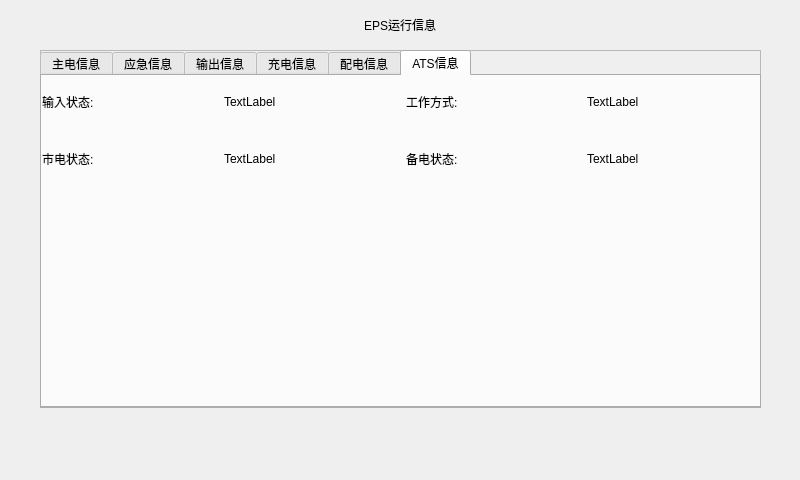
<?xml version="1.0" encoding="UTF-8"?>
<ui version="4.0">
 <class>Eps_Run_Information</class>
 <widget class="QWidget" name="Eps_Run_Information">
  <property name="geometry">
   <rect>
    <x>0</x>
    <y>0</y>
    <width>800</width>
    <height>480</height>
   </rect>
  </property>
  <property name="windowTitle">
   <string>Form</string>
  </property>
  <widget class="QWidget" name="widget" native="true">
   <property name="geometry">
    <rect>
     <x>0</x>
     <y>0</y>
     <width>800</width>
     <height>480</height>
    </rect>
   </property>
   <widget class="QLabel" name="label">
    <property name="geometry">
     <rect>
      <x>275</x>
      <y>0</y>
      <width>250</width>
      <height>50</height>
     </rect>
    </property>
    <property name="text">
     <string>EPS运行信息</string>
    </property>
    <property name="alignment">
     <set>Qt::AlignCenter</set>
    </property>
   </widget>
   <widget class="QFrame" name="frame">
    <property name="geometry">
     <rect>
      <x>40</x>
      <y>50</y>
      <width>721</width>
      <height>358</height>
     </rect>
    </property>
    <property name="frameShape">
     <enum>QFrame::StyledPanel</enum>
    </property>
    <property name="frameShadow">
     <enum>QFrame::Raised</enum>
    </property>
    <widget class="QTabWidget" name="tabWidget_1">
     <property name="geometry">
      <rect>
       <x>0</x>
       <y>0</y>
       <width>721</width>
       <height>358</height>
      </rect>
     </property>
     <property name="currentIndex">
      <number>5</number>
     </property>
     <widget class="QWidget" name="tab">
      <attribute name="title">
       <string>主电信息</string>
      </attribute>
      <widget class="QWidget" name="widget_2" native="true">
       <property name="geometry">
        <rect>
         <x>0</x>
         <y>0</y>
         <width>721</width>
         <height>301</height>
        </rect>
       </property>
       <layout class="QGridLayout" name="gridLayout_5">
        <item row="0" column="1">
         <widget class="QLabel" name="label_2">
          <property name="text">
           <string>A 相</string>
          </property>
          <property name="alignment">
           <set>Qt::AlignCenter</set>
          </property>
         </widget>
        </item>
        <item row="0" column="2">
         <widget class="QLabel" name="label_3">
          <property name="text">
           <string>B 相</string>
          </property>
          <property name="alignment">
           <set>Qt::AlignCenter</set>
          </property>
         </widget>
        </item>
        <item row="0" column="3">
         <widget class="QLabel" name="label_4">
          <property name="text">
           <string>C 相</string>
          </property>
          <property name="alignment">
           <set>Qt::AlignCenter</set>
          </property>
         </widget>
        </item>
        <item row="1" column="0">
         <widget class="QLabel" name="label_20">
          <property name="text">
           <string>主电电压(V):</string>
          </property>
         </widget>
        </item>
        <item row="1" column="1">
         <widget class="QLabel" name="Main_Electric_Voltage_A">
          <property name="text">
           <string>A 相</string>
          </property>
          <property name="alignment">
           <set>Qt::AlignCenter</set>
          </property>
         </widget>
        </item>
        <item row="1" column="2">
         <widget class="QLabel" name="Main_Electric_Voltage_B">
          <property name="text">
           <string>B 相</string>
          </property>
          <property name="alignment">
           <set>Qt::AlignCenter</set>
          </property>
         </widget>
        </item>
        <item row="1" column="3">
         <widget class="QLabel" name="Main_Electric_Voltage_C">
          <property name="text">
           <string>C 相</string>
          </property>
          <property name="alignment">
           <set>Qt::AlignCenter</set>
          </property>
         </widget>
        </item>
        <item row="2" column="0">
         <widget class="QLabel" name="label_21">
          <property name="text">
           <string>主电频率(Hz):</string>
          </property>
         </widget>
        </item>
        <item row="2" column="1">
         <widget class="QLabel" name="Main_Electric_Frequency_A">
          <property name="text">
           <string>A 相</string>
          </property>
          <property name="alignment">
           <set>Qt::AlignCenter</set>
          </property>
         </widget>
        </item>
        <item row="2" column="2">
         <widget class="QLabel" name="Main_Electric_Frequency_B">
          <property name="text">
           <string>B 相</string>
          </property>
          <property name="alignment">
           <set>Qt::AlignCenter</set>
          </property>
         </widget>
        </item>
        <item row="2" column="3">
         <widget class="QLabel" name="Main_Electric_Frequency_C">
          <property name="text">
           <string>C 相</string>
          </property>
          <property name="alignment">
           <set>Qt::AlignCenter</set>
          </property>
         </widget>
        </item>
       </layout>
      </widget>
     </widget>
     <widget class="QWidget" name="tab_5">
      <attribute name="title">
       <string>应急信息</string>
      </attribute>
      <layout class="QGridLayout" name="gridLayout_3">
       <item row="2" column="3">
        <widget class="QLabel" name="Inv_Frequency_C">
         <property name="text">
          <string>C 相</string>
         </property>
        </widget>
       </item>
       <item row="0" column="3">
        <widget class="QLabel" name="label_50">
         <property name="text">
          <string>C 相</string>
         </property>
        </widget>
       </item>
       <item row="2" column="2">
        <widget class="QLabel" name="Inv_Frequency_B">
         <property name="text">
          <string>B相</string>
         </property>
        </widget>
       </item>
       <item row="1" column="2">
        <widget class="QLabel" name="Emer_Vol__B">
         <property name="text">
          <string>B相</string>
         </property>
        </widget>
       </item>
       <item row="1" column="3">
        <widget class="QLabel" name="Emer_Vol__C">
         <property name="text">
          <string>C 相</string>
         </property>
        </widget>
       </item>
       <item row="1" column="0">
        <widget class="QLabel" name="label_5">
         <property name="text">
          <string>应急电压(V):</string>
         </property>
        </widget>
       </item>
       <item row="2" column="0">
        <widget class="QLabel" name="label_7">
         <property name="text">
          <string>应急频率(Hz):</string>
         </property>
        </widget>
       </item>
       <item row="0" column="1">
        <widget class="QLabel" name="label_48">
         <property name="text">
          <string>A 相</string>
         </property>
        </widget>
       </item>
       <item row="2" column="1">
        <widget class="QLabel" name="Inv_Frequency_A">
         <property name="text">
          <string>A 相</string>
         </property>
        </widget>
       </item>
       <item row="0" column="2">
        <widget class="QLabel" name="label_49">
         <property name="text">
          <string>B相</string>
         </property>
        </widget>
       </item>
       <item row="1" column="1">
        <widget class="QLabel" name="Emer_Vol__A">
         <property name="text">
          <string>A 相</string>
         </property>
        </widget>
       </item>
      </layout>
     </widget>
     <widget class="QWidget" name="tab_6">
      <attribute name="title">
       <string>输出信息</string>
      </attribute>
      <widget class="QWidget" name="widget_4" native="true">
       <property name="geometry">
        <rect>
         <x>0</x>
         <y>0</y>
         <width>721</width>
         <height>301</height>
        </rect>
       </property>
       <layout class="QGridLayout" name="gridLayout_2">
        <item row="0" column="1">
         <widget class="QLabel" name="Output_Voltage_A_2">
          <property name="text">
           <string>A 相</string>
          </property>
          <property name="alignment">
           <set>Qt::AlignCenter</set>
          </property>
         </widget>
        </item>
        <item row="0" column="2">
         <widget class="QLabel" name="Output_Voltage_B_2">
          <property name="text">
           <string>B 相</string>
          </property>
          <property name="alignment">
           <set>Qt::AlignCenter</set>
          </property>
         </widget>
        </item>
        <item row="0" column="3">
         <widget class="QLabel" name="Output_Voltage_C_2">
          <property name="text">
           <string>C 相</string>
          </property>
          <property name="alignment">
           <set>Qt::AlignCenter</set>
          </property>
         </widget>
        </item>
        <item row="1" column="0">
         <widget class="QLabel" name="label_23">
          <property name="text">
           <string>输出电压(V):</string>
          </property>
         </widget>
        </item>
        <item row="1" column="1">
         <widget class="QLabel" name="Output_Voltage_A">
          <property name="text">
           <string>A 相</string>
          </property>
          <property name="alignment">
           <set>Qt::AlignCenter</set>
          </property>
         </widget>
        </item>
        <item row="1" column="2">
         <widget class="QLabel" name="Output_Voltage_B">
          <property name="text">
           <string>B 相</string>
          </property>
          <property name="alignment">
           <set>Qt::AlignCenter</set>
          </property>
         </widget>
        </item>
        <item row="1" column="3">
         <widget class="QLabel" name="Output_Voltage_C">
          <property name="text">
           <string>C 相</string>
          </property>
          <property name="alignment">
           <set>Qt::AlignCenter</set>
          </property>
         </widget>
        </item>
        <item row="2" column="0">
         <widget class="QLabel" name="label_24">
          <property name="text">
           <string>输出频率(Hz):</string>
          </property>
         </widget>
        </item>
        <item row="2" column="1">
         <widget class="QLabel" name="Output_Frecquency_A">
          <property name="text">
           <string>A 相</string>
          </property>
          <property name="alignment">
           <set>Qt::AlignCenter</set>
          </property>
         </widget>
        </item>
        <item row="2" column="2">
         <widget class="QLabel" name="Output_Frecquency_B">
          <property name="text">
           <string>B 相</string>
          </property>
          <property name="alignment">
           <set>Qt::AlignCenter</set>
          </property>
         </widget>
        </item>
        <item row="2" column="3">
         <widget class="QLabel" name="Output_Frecquency_C">
          <property name="text">
           <string>C 相</string>
          </property>
          <property name="alignment">
           <set>Qt::AlignCenter</set>
          </property>
         </widget>
        </item>
        <item row="3" column="0">
         <widget class="QLabel" name="label_27">
          <property name="text">
           <string>输出电流(A):</string>
          </property>
         </widget>
        </item>
        <item row="3" column="1">
         <widget class="QLabel" name="Output_Current_A">
          <property name="text">
           <string>A 相</string>
          </property>
          <property name="alignment">
           <set>Qt::AlignCenter</set>
          </property>
         </widget>
        </item>
        <item row="3" column="2">
         <widget class="QLabel" name="Output_Current_B">
          <property name="text">
           <string>B 相</string>
          </property>
          <property name="alignment">
           <set>Qt::AlignCenter</set>
          </property>
         </widget>
        </item>
        <item row="3" column="3">
         <widget class="QLabel" name="Output_Current_C">
          <property name="text">
           <string>C 相</string>
          </property>
          <property name="alignment">
           <set>Qt::AlignCenter</set>
          </property>
         </widget>
        </item>
        <item row="4" column="0">
         <widget class="QLabel" name="label_31">
          <property name="text">
           <string>负载百分比(%):</string>
          </property>
         </widget>
        </item>
        <item row="4" column="1">
         <widget class="QLabel" name="Output_Load_Pre_A">
          <property name="text">
           <string>A 相</string>
          </property>
          <property name="alignment">
           <set>Qt::AlignCenter</set>
          </property>
         </widget>
        </item>
        <item row="4" column="2">
         <widget class="QLabel" name="Output_Load_Pre_B">
          <property name="text">
           <string>B 相</string>
          </property>
          <property name="alignment">
           <set>Qt::AlignCenter</set>
          </property>
         </widget>
        </item>
        <item row="4" column="3">
         <widget class="QLabel" name="Output_Load_Pre_C">
          <property name="text">
           <string>C 相</string>
          </property>
          <property name="alignment">
           <set>Qt::AlignCenter</set>
          </property>
         </widget>
        </item>
       </layout>
      </widget>
     </widget>
     <widget class="QWidget" name="tab_2">
      <attribute name="title">
       <string>充电信息</string>
      </attribute>
      <widget class="QWidget" name="widget_3" native="true">
       <property name="geometry">
        <rect>
         <x>0</x>
         <y>0</y>
         <width>721</width>
         <height>281</height>
        </rect>
       </property>
       <layout class="QGridLayout" name="gridLayout_4">
        <item row="3" column="2">
         <widget class="QLabel" name="label_140">
          <property name="text">
           <string>电池温度(℃)：</string>
          </property>
         </widget>
        </item>
        <item row="0" column="2">
         <widget class="QLabel" name="label_37">
          <property name="text">
           <string>电流(A)：</string>
          </property>
         </widget>
        </item>
        <item row="0" column="3">
         <widget class="QLabel" name="Charging_Current">
          <property name="text">
           <string>TextLabel</string>
          </property>
         </widget>
        </item>
        <item row="0" column="0">
         <widget class="QLabel" name="label_34">
          <property name="text">
           <string>电池电压(V)：</string>
          </property>
         </widget>
        </item>
        <item row="0" column="1">
         <widget class="QLabel" name="Battery_Voltage">
          <property name="text">
           <string>TextLabel</string>
          </property>
         </widget>
        </item>
        <item row="3" column="1">
         <widget class="QLabel" name="Battery_Temp_Compen_Coefficient">
          <property name="text">
           <string>TextLabel</string>
          </property>
         </widget>
        </item>
        <item row="3" column="0">
         <widget class="QLabel" name="label_33">
          <property name="text">
           <string>电池温度补偿系数(mv/℃) :</string>
          </property>
         </widget>
        </item>
        <item row="3" column="3">
         <widget class="QLabel" name="Battery_Temp">
          <property name="text">
           <string>TextLabel</string>
          </property>
         </widget>
        </item>
        <item row="1" column="0">
         <widget class="QLabel" name="label_38">
          <property name="text">
           <string>电池状态：</string>
          </property>
         </widget>
        </item>
        <item row="1" column="1">
         <widget class="QLabel" name="Charging_State">
          <property name="text">
           <string/>
          </property>
         </widget>
        </item>
        <item row="1" column="2">
         <widget class="QLabel" name="label_139">
          <property name="text">
           <string>母线电压(V)：</string>
          </property>
         </widget>
        </item>
        <item row="1" column="3">
         <widget class="QLabel" name="Bus_Voltage_Bus">
          <property name="enabled">
           <bool>true</bool>
          </property>
          <property name="text">
           <string>TextLabel</string>
          </property>
         </widget>
        </item>
        <item row="2" column="3">
         <widget class="QLabel" name="Residual_Time">
          <property name="text">
           <string>TextLabel</string>
          </property>
         </widget>
        </item>
        <item row="2" column="2">
         <widget class="QLabel" name="label_43">
          <property name="text">
           <string>剩余时间(分)：</string>
          </property>
         </widget>
        </item>
        <item row="2" column="0">
         <widget class="QLabel" name="label_42">
          <property name="text">
           <string>剩余容量(%)：</string>
          </property>
         </widget>
        </item>
        <item row="2" column="1">
         <widget class="QLabel" name="Residual_Capacity">
          <property name="text">
           <string>TextLabel</string>
          </property>
         </widget>
        </item>
       </layout>
      </widget>
     </widget>
     <widget class="QWidget" name="tab_3">
      <attribute name="title">
       <string>配电信息</string>
      </attribute>
      <widget class="QTableWidget" name="tableWidget">
       <property name="geometry">
        <rect>
         <x>20</x>
         <y>0</y>
         <width>652</width>
         <height>278</height>
        </rect>
       </property>
       <property name="verticalScrollBarPolicy">
        <enum>Qt::ScrollBarAlwaysOff</enum>
       </property>
       <property name="horizontalScrollBarPolicy">
        <enum>Qt::ScrollBarAlwaysOff</enum>
       </property>
       <column>
        <property name="text">
         <string>支路</string>
        </property>
       </column>
       <column>
        <property name="text">
         <string>状态</string>
        </property>
       </column>
       <column>
        <property name="text">
         <string>支路</string>
        </property>
       </column>
       <column>
        <property name="text">
         <string>状态</string>
        </property>
       </column>
       <column>
        <property name="text">
         <string>支路</string>
        </property>
       </column>
       <column>
        <property name="text">
         <string>状态</string>
        </property>
       </column>
       <column>
        <property name="text">
         <string>支路</string>
        </property>
       </column>
       <column>
        <property name="text">
         <string>状态</string>
        </property>
       </column>
      </widget>
      <widget class="QPushButton" name="upButton">
       <property name="geometry">
        <rect>
         <x>170</x>
         <y>277</y>
         <width>96</width>
         <height>37</height>
        </rect>
       </property>
       <property name="text">
        <string>1</string>
       </property>
      </widget>
      <widget class="QPushButton" name="downButton">
       <property name="geometry">
        <rect>
         <x>380</x>
         <y>277</y>
         <width>96</width>
         <height>37</height>
        </rect>
       </property>
       <property name="text">
        <string>2</string>
       </property>
      </widget>
     </widget>
     <widget class="QWidget" name="tab_4">
      <attribute name="title">
       <string>ATS信息</string>
      </attribute>
      <widget class="QWidget" name="widget_6" native="true">
       <property name="geometry">
        <rect>
         <x>0</x>
         <y>0</y>
         <width>721</width>
         <height>281</height>
        </rect>
       </property>
       <layout class="QGridLayout" name="gridLayout">
        <item row="3" column="1">
         <widget class="QLabel" name="label_102">
          <property name="text">
           <string/>
          </property>
         </widget>
        </item>
        <item row="3" column="0">
         <widget class="QLabel" name="label_103">
          <property name="text">
           <string/>
          </property>
         </widget>
        </item>
        <item row="3" column="3">
         <widget class="QLabel" name="label_100">
          <property name="text">
           <string/>
          </property>
         </widget>
        </item>
        <item row="0" column="0">
         <widget class="QLabel" name="label_88">
          <property name="text">
           <string>输入状态:</string>
          </property>
         </widget>
        </item>
        <item row="3" column="2">
         <widget class="QLabel" name="label_101">
          <property name="text">
           <string/>
          </property>
         </widget>
        </item>
        <item row="4" column="0">
         <widget class="QLabel" name="label_104">
          <property name="text">
           <string/>
          </property>
         </widget>
        </item>
        <item row="0" column="2">
         <widget class="QLabel" name="label_93">
          <property name="text">
           <string>工作方式:</string>
          </property>
         </widget>
        </item>
        <item row="0" column="1">
         <widget class="QLabel" name="label_input">
          <property name="text">
           <string>TextLabel</string>
          </property>
         </widget>
        </item>
        <item row="4" column="1">
         <widget class="QLabel" name="label_105">
          <property name="text">
           <string/>
          </property>
         </widget>
        </item>
        <item row="2" column="3">
         <widget class="QLabel" name="label_96">
          <property name="text">
           <string/>
          </property>
         </widget>
        </item>
        <item row="2" column="2">
         <widget class="QLabel" name="label_98">
          <property name="text">
           <string/>
          </property>
         </widget>
        </item>
        <item row="4" column="2">
         <widget class="QLabel" name="label_106">
          <property name="text">
           <string/>
          </property>
         </widget>
        </item>
        <item row="4" column="3">
         <widget class="QLabel" name="label_107">
          <property name="text">
           <string/>
          </property>
         </widget>
        </item>
        <item row="2" column="1">
         <widget class="QLabel" name="label_99">
          <property name="text">
           <string/>
          </property>
         </widget>
        </item>
        <item row="2" column="0">
         <widget class="QLabel" name="label_97">
          <property name="text">
           <string/>
          </property>
         </widget>
        </item>
        <item row="0" column="3">
         <widget class="QLabel" name="label_model">
          <property name="text">
           <string>TextLabel</string>
          </property>
         </widget>
        </item>
        <item row="1" column="3">
         <widget class="QLabel" name="label_standby">
          <property name="text">
           <string>TextLabel</string>
          </property>
         </widget>
        </item>
        <item row="1" column="2">
         <widget class="QLabel" name="label_89">
          <property name="text">
           <string>备电状态:</string>
          </property>
         </widget>
        </item>
        <item row="1" column="0">
         <widget class="QLabel" name="label_92">
          <property name="text">
           <string>市电状态:</string>
          </property>
         </widget>
        </item>
        <item row="1" column="1">
         <widget class="QLabel" name="label_main">
          <property name="text">
           <string>TextLabel</string>
          </property>
         </widget>
        </item>
       </layout>
      </widget>
     </widget>
    </widget>
   </widget>
  </widget>
 </widget>
 <resources/>
 <connections/>
</ui>
